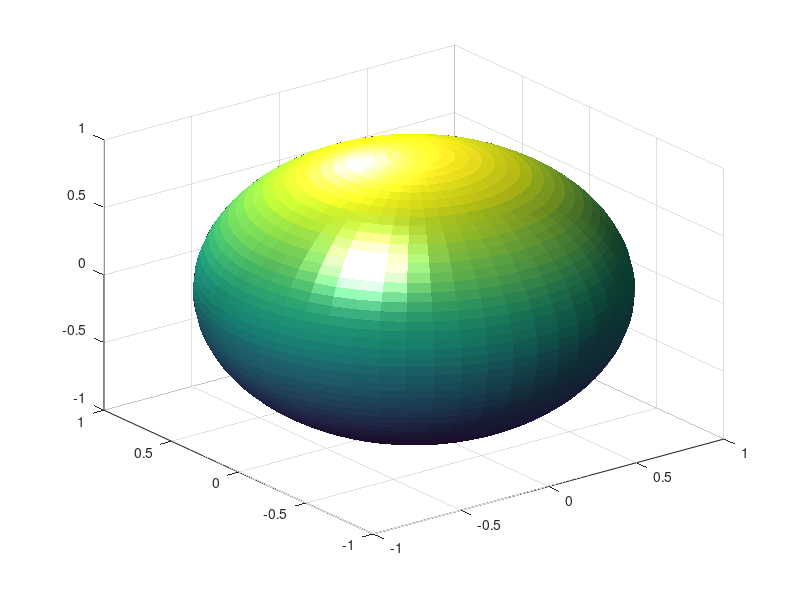

MATLAB code to generate this figure: (Note: this script raises an error after producing the figure.)

sphere(50);shading flat;
light('Position',[1 3 2]);
light('Position',[-3 -1 3]);
material shing;
axis vis3d off;
set(gcf,'Color',[1 1 1]);
view(-45,20);